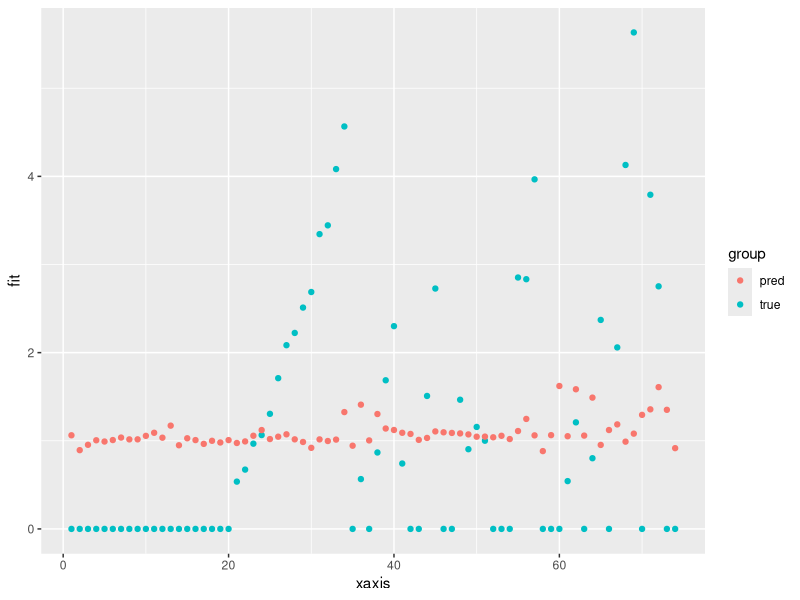

This chart was generated by the following R code:
library("dplyr")
library("ggplot2")
library("caTools")

train_data <- read.csv("train_data.csv")
test_data <- read.csv("test_data.csv")

# on train data 
model <- lm(formula = log_area ~ temp*DMC, data = train_data)
summary(model)
train_mse_3 <- mean(model$residuals^2)

pred <- predict(model, test_data, interval="prediction")
pred <- data.frame(pred)

true <- data.frame(fit = test_data$log_area)

test_mse_3 <- mean((true$fit - pred$fit)^2)
xaxis <- c(1:length(true$fit))

true$xaxis <- xaxis
true$group <- "true"
pred$xaxis <- xaxis
pred$group <- "pred"
res <- rbind(true, pred[c("xaxis", "fit", "group")])

ggplot(res, aes(x = xaxis, y = fit, group = group, fill = group, col = group)) +
  geom_point()
